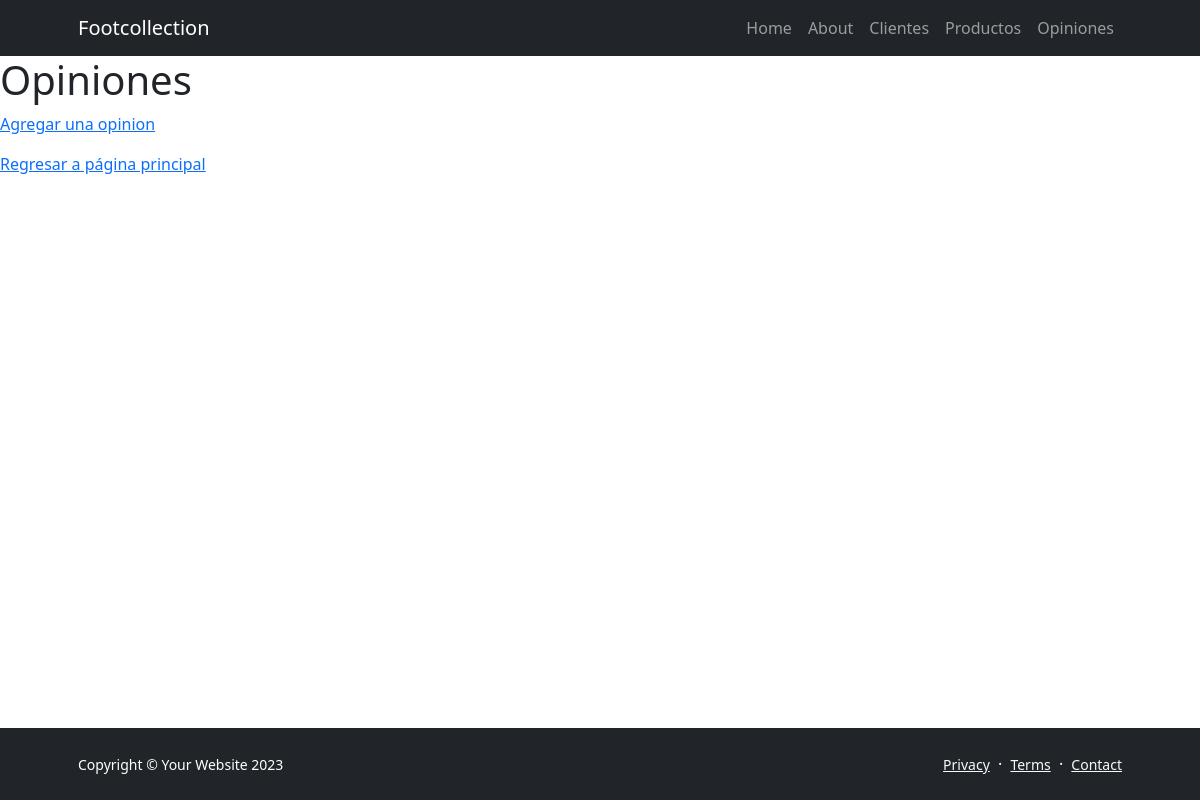
/opiniones/, run on an earlier commit of the app's database.
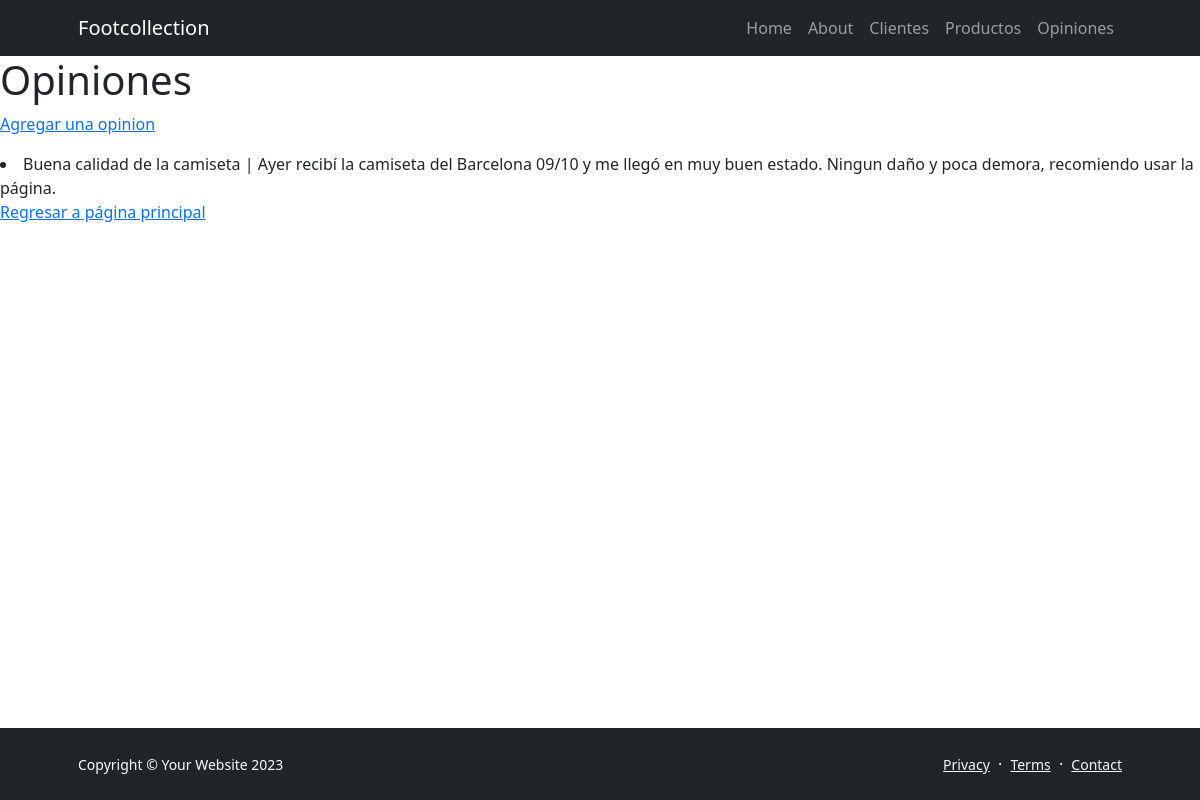
And on a later commit of the database.
### Opiniones/models.py (models this page shows, shortened)
class Opinion(models.Model):
    titulo = models.CharField(max_length=200)
    reseña = models.CharField(max_length=100000000)

### Opiniones/views.py (the view)
# urls.py: path("", views.home, name="home"),
def home(request):
    query = models.Opinion.objects.all()
    context = {"opiniones": query}
    return render(request, "Opiniones/index.html", context)

### Opiniones/templates/Opiniones/index.html
{% extends 'core/base.html' %}
{% block title %}
    <h1>Opiniones</h1>
{% endblock title %}<h1>Opiniones</h1>
{% block contenido %}
    <p><a href="{% url 'Opiniones:agregaropinion' %}">Agregar una opinion</a></p>
    {% for opinion in opiniones %}
        <li>
            {{opinion.titulo}} | {{opinion.reseña}}
        </li>
    {% endfor %}
    <p><a href="{% url 'core:home' %}">Regresar a página principal</a></p>
{% endblock contenido %}

What changed in the data, as far as the page shows it:
added Opinion: titulo "Buena calidad de la camiseta", reseña "Ayer recibí la camiseta del Barcelona 09/10 y me llegó en muy buen estado. Ningun daño y poca demora, recomiendo usar la página."
